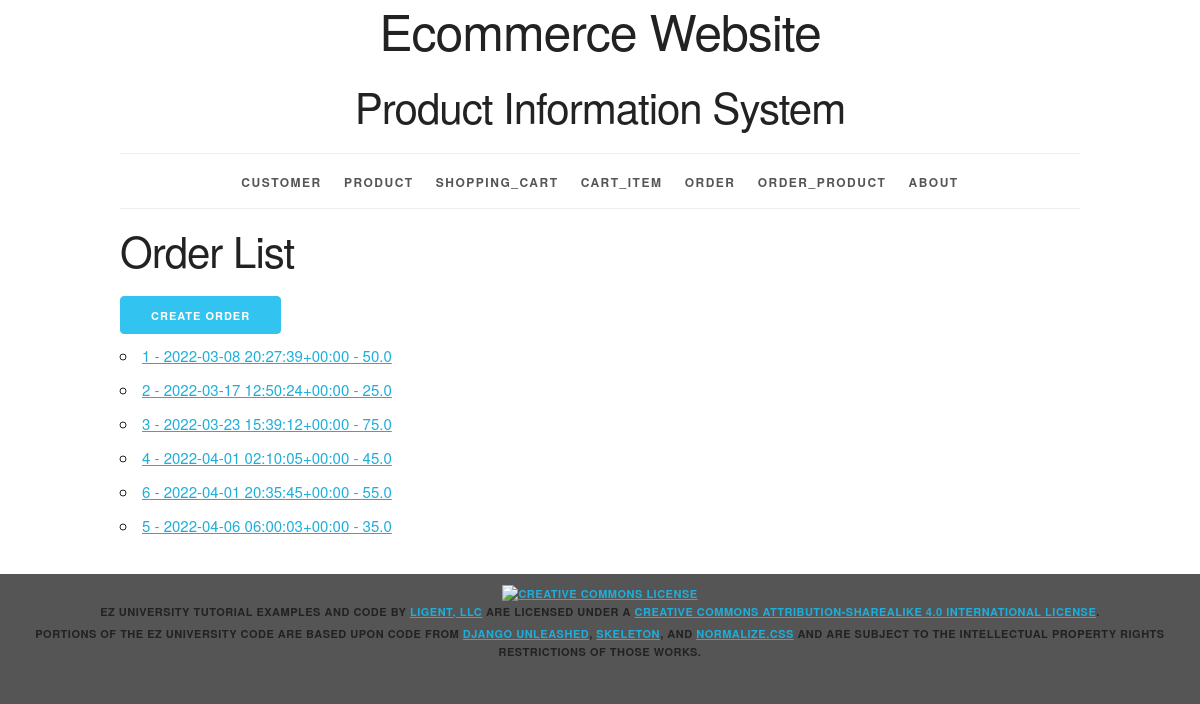
/order/, run on an earlier commit of the app's database.
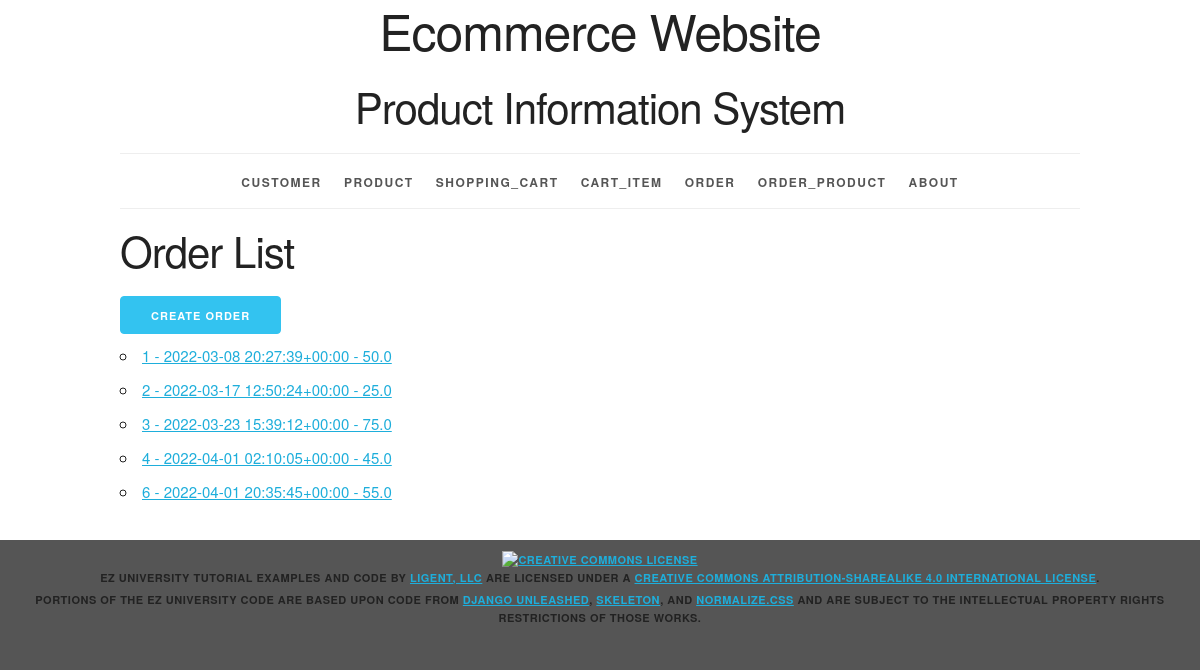
And on a later commit of the database.
### productinfo/models.py (models this page shows, shortened)
class Order(models.Model):
	order_id = models.AutoField(primary_key=True)
	total_price = models.FloatField()
	order_date = models.DateTimeField()
	receiver = models.CharField(max_length=45)
	address = models.CharField(max_length=225)
	sm_id = models.ForeignKey(Shipping_Method, related_name='orders', on_delete=models.PROTECT)
	pm_id = models.ForeignKey(Payment_Method, related_name='orders', on_delete=models.PROTECT)
	customer_id = models.ForeignKey(Customer, related_name='orders', on_delete=models.PROTECT)
	def __str__(self):
		return f'{self.order_id} - {self.order_date} - {self.total_price}'
	def get_absolute_url(self):
		return reverse('productinfo_order_detail_urlpattern',
					   kwargs={'pk':self.pk}
					   )
	class Meta:
		ordering = ['order_date', 'order_id']
		constraints = [
			UniqueConstraint(fields=['order_id'], name='unique_order')
		]

### productinfo/views.py (the view)
class OrderList(ListView):
	model = Order

### productinfo/templates/productinfo/order_list.html (shortened to what this page needs)
{% extends 'productinfo/base.html' %}
{% block content %}
    <h2>Order List</h2>
    <div>
    <a href="{% url 'productinfo_order_create_urlpattern' %}" class="button button-primary">
        Create Order
    </a>
    </div>
    <ul>
        {% for order in order_list %}
        <li>
            <a href="{{ order.get_absolute_url }}">{{ order }}</a>
        </li>
        {% empty %}
        <li><em>There are currently no orders available.</em></li>
        {% endfor %}
    </ul>
{% endblock %}

What changed in the data, as far as the page shows it:
removed Order: order_id+order_date+total_price "5 - 2022-04-06 06:00:03+00:00 - 35.0"
